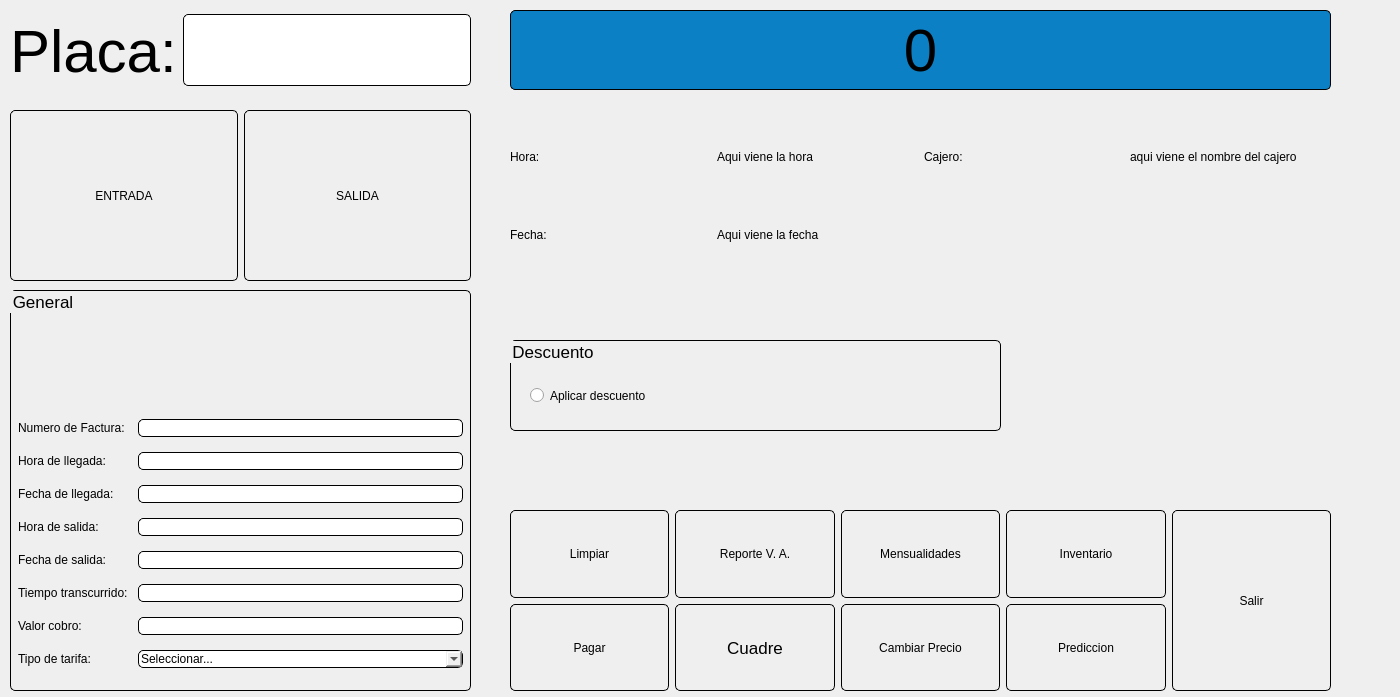
<?xml version="1.0" encoding="UTF-8"?>
<ui version="4.0">
 <class>Principal</class>
 <widget class="QMainWindow" name="Principal">
  <property name="windowModality">
   <enum>Qt::WindowModal</enum>
  </property>
  <property name="enabled">
   <bool>true</bool>
  </property>
  <property name="geometry">
   <rect>
    <x>0</x>
    <y>0</y>
    <width>1400</width>
    <height>697</height>
   </rect>
  </property>
  <property name="sizePolicy">
   <sizepolicy hsizetype="Maximum" vsizetype="Maximum">
    <horstretch>0</horstretch>
    <verstretch>0</verstretch>
   </sizepolicy>
  </property>
  <property name="minimumSize">
   <size>
    <width>1400</width>
    <height>650</height>
   </size>
  </property>
  <property name="sizeIncrement">
   <size>
    <width>0</width>
    <height>0</height>
   </size>
  </property>
  <property name="focusPolicy">
   <enum>Qt::NoFocus</enum>
  </property>
  <property name="contextMenuPolicy">
   <enum>Qt::DefaultContextMenu</enum>
  </property>
  <property name="acceptDrops">
   <bool>false</bool>
  </property>
  <property name="windowTitle">
   <string>Prinicipal</string>
  </property>
  <property name="windowIcon">
   <iconset>
    <normaloff>F:/UQ/2018-1/VIII. Ingenieria de Software III/ProyectoFinal/Parqueadero/images/icons-página-principal-.png</normaloff>F:/UQ/2018-1/VIII. Ingenieria de Software III/ProyectoFinal/Parqueadero/images/icons-página-principal-.png</iconset>
  </property>
  <property name="styleSheet">
   <string notr="true">QLabel{
font: 18pt &quot;Tahoma&quot;;
}

QLineEdit,QComboBox{
font: 18px &quot;Tahoma&quot;;
border:1px solid black;
border-radius: 5px;

}
#labelTotalPagar{
background-color: #0c80c4;
}

#labelPlaca, #labelTotalPagar{
font-size: 60px;
}

#txtPlaca{
font-size:60px;
border:1px solid black;
border-radius: 5px;

}

QPushButton{
font: 13pt &quot;Tahoma&quot;;
border:1px solid black;
border-radius: 5px;
}

#btnEntrada, #btnSalida{
font: 25pt &quot;Tahoma&quot;;
}

QPushButton:hover{
background-color: #0c80c4;
}

#layoutGeneral{
border:1px solid black;
border-radius: 5px;
}

#layoutDescuento{
border:1px solid black;
border-radius: 5px
}

#layoutUsuario{
border:1px solid black;
border-radius: 5px;
}

#radioDescuento{
font: 18pt &quot;Tahoma&quot;;
}
</string>
  </property>
  <property name="toolButtonStyle">
   <enum>Qt::ToolButtonIconOnly</enum>
  </property>
  <property name="documentMode">
   <bool>false</bool>
  </property>
  <property name="tabShape">
   <enum>QTabWidget::Rounded</enum>
  </property>
  <property name="dockNestingEnabled">
   <bool>false</bool>
  </property>
  <property name="unifiedTitleAndToolBarOnMac">
   <bool>false</bool>
  </property>
  <widget class="QWidget" name="centralwidget">
   <widget class="QWidget" name="horizontalLayoutWidget">
    <property name="geometry">
     <rect>
      <x>10</x>
      <y>10</y>
      <width>461</width>
      <height>81</height>
     </rect>
    </property>
    <layout class="QHBoxLayout" name="horizontalLayout">
     <item>
      <widget class="QLabel" name="labelPlaca">
       <property name="text">
        <string>Placa:</string>
       </property>
      </widget>
     </item>
     <item>
      <widget class="QLineEdit" name="txtPlaca"/>
     </item>
    </layout>
   </widget>
   <widget class="QWidget" name="gridLayoutWidget">
    <property name="geometry">
     <rect>
      <x>510</x>
      <y>10</y>
      <width>821</width>
      <height>80</height>
     </rect>
    </property>
    <layout class="QGridLayout" name="layoutTotalPagar">
     <item row="0" column="0">
      <widget class="QLabel" name="labelTotalPagar">
       <property name="layoutDirection">
        <enum>Qt::LeftToRight</enum>
       </property>
       <property name="styleSheet">
        <string notr="true">border:1px solid black;
border-radius: 5px;
</string>
       </property>
       <property name="text">
        <string>0</string>
       </property>
       <property name="alignment">
        <set>Qt::AlignCenter</set>
       </property>
      </widget>
     </item>
    </layout>
   </widget>
   <widget class="QGroupBox" name="layoutGeneral">
    <property name="geometry">
     <rect>
      <x>10</x>
      <y>290</y>
      <width>461</width>
      <height>401</height>
     </rect>
    </property>
    <property name="font">
     <font>
      <family>Tahoma</family>
      <pointsize>13</pointsize>
      <weight>50</weight>
      <bold>false</bold>
     </font>
    </property>
    <property name="styleSheet">
     <string notr="true"/>
    </property>
    <property name="title">
     <string>General</string>
    </property>
    <property name="alignment">
     <set>Qt::AlignBottom|Qt::AlignLeading|Qt::AlignLeft</set>
    </property>
    <layout class="QFormLayout" name="formLayout">
     <property name="formAlignment">
      <set>Qt::AlignLeading|Qt::AlignLeft|Qt::AlignTop</set>
     </property>
     <property name="horizontalSpacing">
      <number>10</number>
     </property>
     <property name="verticalSpacing">
      <number>15</number>
     </property>
     <property name="leftMargin">
      <number>5</number>
     </property>
     <property name="topMargin">
      <number>20</number>
     </property>
     <property name="rightMargin">
      <number>5</number>
     </property>
     <property name="bottomMargin">
      <number>20</number>
     </property>
     <item row="1" column="0">
      <widget class="QLabel" name="label">
       <property name="text">
        <string>Numero de Factura:</string>
       </property>
      </widget>
     </item>
     <item row="1" column="1">
      <widget class="QLineEdit" name="txtIdFactura">
       <property name="enabled">
        <bool>false</bool>
       </property>
      </widget>
     </item>
     <item row="2" column="0">
      <widget class="QLabel" name="label_2">
       <property name="text">
        <string>Hora de llegada:</string>
       </property>
      </widget>
     </item>
     <item row="2" column="1">
      <widget class="QLineEdit" name="txtHoraEntrada">
       <property name="enabled">
        <bool>false</bool>
       </property>
      </widget>
     </item>
     <item row="3" column="0">
      <widget class="QLabel" name="label_3">
       <property name="text">
        <string>Fecha de llegada:</string>
       </property>
      </widget>
     </item>
     <item row="3" column="1">
      <widget class="QLineEdit" name="txtFechaEntrada">
       <property name="enabled">
        <bool>false</bool>
       </property>
      </widget>
     </item>
     <item row="4" column="0">
      <widget class="QLabel" name="label_4">
       <property name="text">
        <string>Hora de salida:</string>
       </property>
      </widget>
     </item>
     <item row="4" column="1">
      <widget class="QLineEdit" name="txtHoraSalida">
       <property name="enabled">
        <bool>false</bool>
       </property>
      </widget>
     </item>
     <item row="5" column="0">
      <widget class="QLabel" name="label_5">
       <property name="text">
        <string>Fecha de salida:</string>
       </property>
      </widget>
     </item>
     <item row="5" column="1">
      <widget class="QLineEdit" name="txtFechaSalida">
       <property name="enabled">
        <bool>false</bool>
       </property>
      </widget>
     </item>
     <item row="6" column="0">
      <widget class="QLabel" name="label_6">
       <property name="text">
        <string>Tiempo transcurrido:</string>
       </property>
      </widget>
     </item>
     <item row="6" column="1">
      <widget class="QLineEdit" name="txtTiempo">
       <property name="enabled">
        <bool>false</bool>
       </property>
      </widget>
     </item>
     <item row="7" column="0">
      <widget class="QLabel" name="label_7">
       <property name="text">
        <string>Valor cobro:</string>
       </property>
      </widget>
     </item>
     <item row="7" column="1">
      <widget class="QLineEdit" name="txtValorCobro">
       <property name="enabled">
        <bool>false</bool>
       </property>
      </widget>
     </item>
     <item row="8" column="1">
      <widget class="QComboBox" name="comboTipo">
       <property name="editable">
        <bool>true</bool>
       </property>
       <property name="modelColumn">
        <number>0</number>
       </property>
       <item>
        <property name="text">
         <string>Seleccionar...</string>
        </property>
       </item>
       <item>
        <property name="text">
         <string notr="true">CARRO</string>
        </property>
       </item>
       <item>
        <property name="text">
         <string>MOTO</string>
        </property>
       </item>
       <item>
        <property name="text">
         <string>CARRO_MENS</string>
        </property>
       </item>
       <item>
        <property name="text">
         <string>MOTO_MENS</string>
        </property>
       </item>
      </widget>
     </item>
     <item row="0" column="1">
      <spacer name="verticalSpacer">
       <property name="orientation">
        <enum>Qt::Vertical</enum>
       </property>
       <property name="sizeHint" stdset="0">
        <size>
         <width>20</width>
         <height>40</height>
        </size>
       </property>
      </spacer>
     </item>
     <item row="8" column="0">
      <widget class="QLabel" name="label_8">
       <property name="text">
        <string>Tipo de tarifa:</string>
       </property>
      </widget>
     </item>
    </layout>
   </widget>
   <widget class="QWidget" name="gridLayoutWidget_2">
    <property name="geometry">
     <rect>
      <x>510</x>
      <y>510</y>
      <width>821</width>
      <height>181</height>
     </rect>
    </property>
    <layout class="QGridLayout" name="layoutBotones">
     <item row="0" column="3">
      <widget class="QPushButton" name="btnMensualidad">
       <property name="sizePolicy">
        <sizepolicy hsizetype="Expanding" vsizetype="Expanding">
         <horstretch>0</horstretch>
         <verstretch>0</verstretch>
        </sizepolicy>
       </property>
       <property name="cursor">
        <cursorShape>PointingHandCursor</cursorShape>
       </property>
       <property name="text">
        <string>Mensualidades</string>
       </property>
       <property name="icon">
        <iconset>
         <normaloff>F:/UQ/2018-1/VIII. Ingenieria de Software III/ProyectoFinal/Parqueadero/images/icon-mensaualidad.png</normaloff>F:/UQ/2018-1/VIII. Ingenieria de Software III/ProyectoFinal/Parqueadero/images/icon-mensaualidad.png</iconset>
       </property>
       <property name="iconSize">
        <size>
         <width>50</width>
         <height>50</height>
        </size>
       </property>
      </widget>
     </item>
     <item row="1" column="0">
      <widget class="QPushButton" name="btnPagar">
       <property name="sizePolicy">
        <sizepolicy hsizetype="Expanding" vsizetype="Expanding">
         <horstretch>0</horstretch>
         <verstretch>0</verstretch>
        </sizepolicy>
       </property>
       <property name="cursor">
        <cursorShape>PointingHandCursor</cursorShape>
       </property>
       <property name="layoutDirection">
        <enum>Qt::LeftToRight</enum>
       </property>
       <property name="text">
        <string>Pagar</string>
       </property>
       <property name="icon">
        <iconset>
         <normaloff>F:/UQ/2018-1/VIII. Ingenieria de Software III/ProyectoFinal/Parqueadero/images/icon-pagar.png</normaloff>F:/UQ/2018-1/VIII. Ingenieria de Software III/ProyectoFinal/Parqueadero/images/icon-pagar.png</iconset>
       </property>
       <property name="iconSize">
        <size>
         <width>50</width>
         <height>50</height>
        </size>
       </property>
      </widget>
     </item>
     <item row="0" column="1">
      <widget class="QPushButton" name="btnListarVehiculos">
       <property name="sizePolicy">
        <sizepolicy hsizetype="Expanding" vsizetype="Expanding">
         <horstretch>0</horstretch>
         <verstretch>0</verstretch>
        </sizepolicy>
       </property>
       <property name="cursor">
        <cursorShape>PointingHandCursor</cursorShape>
       </property>
       <property name="text">
        <string>Reporte V. A.</string>
       </property>
       <property name="icon">
        <iconset>
         <normaloff>F:/UQ/2018-1/VIII. Ingenieria de Software III/ProyectoFinal/Parqueadero/images/icon-RA.png</normaloff>F:/UQ/2018-1/VIII. Ingenieria de Software III/ProyectoFinal/Parqueadero/images/icon-RA.png</iconset>
       </property>
       <property name="iconSize">
        <size>
         <width>50</width>
         <height>50</height>
        </size>
       </property>
      </widget>
     </item>
     <item row="0" column="4">
      <widget class="QPushButton" name="btnInventario">
       <property name="sizePolicy">
        <sizepolicy hsizetype="Expanding" vsizetype="Expanding">
         <horstretch>0</horstretch>
         <verstretch>0</verstretch>
        </sizepolicy>
       </property>
       <property name="cursor">
        <cursorShape>PointingHandCursor</cursorShape>
       </property>
       <property name="text">
        <string>Inventario</string>
       </property>
       <property name="icon">
        <iconset>
         <normaloff>F:/UQ/2018-1/VIII. Ingenieria de Software III/ProyectoFinal/Parqueadero/images/icon-inventario.png</normaloff>F:/UQ/2018-1/VIII. Ingenieria de Software III/ProyectoFinal/Parqueadero/images/icon-inventario.png</iconset>
       </property>
       <property name="iconSize">
        <size>
         <width>50</width>
         <height>50</height>
        </size>
       </property>
      </widget>
     </item>
     <item row="1" column="1">
      <widget class="QPushButton" name="btnCuadre">
       <property name="enabled">
        <bool>true</bool>
       </property>
       <property name="sizePolicy">
        <sizepolicy hsizetype="Expanding" vsizetype="Expanding">
         <horstretch>0</horstretch>
         <verstretch>0</verstretch>
        </sizepolicy>
       </property>
       <property name="font">
        <font>
         <family>Tahoma</family>
         <pointsize>13</pointsize>
         <weight>50</weight>
         <italic>false</italic>
         <bold>false</bold>
        </font>
       </property>
       <property name="cursor">
        <cursorShape>PointingHandCursor</cursorShape>
       </property>
       <property name="mouseTracking">
        <bool>false</bool>
       </property>
       <property name="focusPolicy">
        <enum>Qt::ClickFocus</enum>
       </property>
       <property name="contextMenuPolicy">
        <enum>Qt::NoContextMenu</enum>
       </property>
       <property name="acceptDrops">
        <bool>false</bool>
       </property>
       <property name="toolTip">
        <string/>
       </property>
       <property name="inputMethodHints">
        <set>Qt::ImhNone</set>
       </property>
       <property name="text">
        <string notr="true">Cuadre</string>
       </property>
       <property name="icon">
        <iconset>
         <normaloff>F:/UQ/2018-1/VIII. Ingenieria de Software III/ProyectoFinal/Parqueadero/images/icon-cuadre.png</normaloff>F:/UQ/2018-1/VIII. Ingenieria de Software III/ProyectoFinal/Parqueadero/images/icon-cuadre.png</iconset>
       </property>
       <property name="iconSize">
        <size>
         <width>50</width>
         <height>50</height>
        </size>
       </property>
       <property name="shortcut">
        <string/>
       </property>
       <property name="checkable">
        <bool>false</bool>
       </property>
       <property name="autoDefault">
        <bool>false</bool>
       </property>
       <property name="default">
        <bool>false</bool>
       </property>
       <property name="flat">
        <bool>false</bool>
       </property>
      </widget>
     </item>
     <item row="0" column="0">
      <widget class="QPushButton" name="btnLimpiar">
       <property name="sizePolicy">
        <sizepolicy hsizetype="Expanding" vsizetype="Expanding">
         <horstretch>0</horstretch>
         <verstretch>0</verstretch>
        </sizepolicy>
       </property>
       <property name="cursor">
        <cursorShape>PointingHandCursor</cursorShape>
       </property>
       <property name="text">
        <string>Limpiar</string>
       </property>
       <property name="icon">
        <iconset>
         <normaloff>F:/UQ/2018-1/VIII. Ingenieria de Software III/ProyectoFinal/Parqueadero/images/icons-limpiar.png</normaloff>F:/UQ/2018-1/VIII. Ingenieria de Software III/ProyectoFinal/Parqueadero/images/icons-limpiar.png</iconset>
       </property>
       <property name="iconSize">
        <size>
         <width>50</width>
         <height>50</height>
        </size>
       </property>
      </widget>
     </item>
     <item row="1" column="3">
      <widget class="QPushButton" name="btnCambiarPrecio">
       <property name="sizePolicy">
        <sizepolicy hsizetype="Expanding" vsizetype="Expanding">
         <horstretch>0</horstretch>
         <verstretch>0</verstretch>
        </sizepolicy>
       </property>
       <property name="cursor">
        <cursorShape>PointingHandCursor</cursorShape>
       </property>
       <property name="text">
        <string>Cambiar Precio</string>
       </property>
       <property name="icon">
        <iconset>
         <normaloff>F:/UQ/2018-1/VIII. Ingenieria de Software III/ProyectoFinal/Parqueadero/images/icon-editar.png</normaloff>F:/UQ/2018-1/VIII. Ingenieria de Software III/ProyectoFinal/Parqueadero/images/icon-editar.png</iconset>
       </property>
       <property name="iconSize">
        <size>
         <width>50</width>
         <height>50</height>
        </size>
       </property>
      </widget>
     </item>
     <item row="1" column="4">
      <widget class="QPushButton" name="btnConsultar">
       <property name="sizePolicy">
        <sizepolicy hsizetype="Expanding" vsizetype="Expanding">
         <horstretch>0</horstretch>
         <verstretch>0</verstretch>
        </sizepolicy>
       </property>
       <property name="cursor">
        <cursorShape>PointingHandCursor</cursorShape>
       </property>
       <property name="text">
        <string>Prediccion</string>
       </property>
       <property name="icon">
        <iconset>
         <normaloff>F:/UQ/2018-1/VIII. Ingenieria de Software III/ProyectoFinal/Parqueadero/images/icon-buscar.png</normaloff>F:/UQ/2018-1/VIII. Ingenieria de Software III/ProyectoFinal/Parqueadero/images/icon-buscar.png</iconset>
       </property>
       <property name="iconSize">
        <size>
         <width>50</width>
         <height>50</height>
        </size>
       </property>
      </widget>
     </item>
     <item row="0" column="5" rowspan="2">
      <widget class="QPushButton" name="btnSalir">
       <property name="sizePolicy">
        <sizepolicy hsizetype="Expanding" vsizetype="Expanding">
         <horstretch>0</horstretch>
         <verstretch>0</verstretch>
        </sizepolicy>
       </property>
       <property name="cursor">
        <cursorShape>PointingHandCursor</cursorShape>
       </property>
       <property name="text">
        <string>Salir</string>
       </property>
       <property name="icon">
        <iconset>
         <normaloff>F:/UQ/2018-1/VIII. Ingenieria de Software III/ProyectoFinal/Parqueadero/images/salida.png</normaloff>F:/UQ/2018-1/VIII. Ingenieria de Software III/ProyectoFinal/Parqueadero/images/salida.png</iconset>
       </property>
       <property name="iconSize">
        <size>
         <width>50</width>
         <height>50</height>
        </size>
       </property>
      </widget>
     </item>
    </layout>
   </widget>
   <widget class="QWidget" name="gridLayoutWidget_3">
    <property name="geometry">
     <rect>
      <x>510</x>
      <y>120</y>
      <width>821</width>
      <height>151</height>
     </rect>
    </property>
    <layout class="QGridLayout" name="layoutUsuario">
     <item row="1" column="1">
      <widget class="QLabel" name="labelFecha">
       <property name="text">
        <string>Aqui viene la fecha</string>
       </property>
      </widget>
     </item>
     <item row="0" column="1">
      <widget class="QLabel" name="labelHora">
       <property name="enabled">
        <bool>true</bool>
       </property>
       <property name="text">
        <string>Aqui viene la hora</string>
       </property>
      </widget>
     </item>
     <item row="1" column="0">
      <widget class="QLabel" name="label_10">
       <property name="text">
        <string>Fecha:</string>
       </property>
      </widget>
     </item>
     <item row="0" column="2">
      <widget class="QLabel" name="label_13">
       <property name="text">
        <string>Cajero:</string>
       </property>
      </widget>
     </item>
     <item row="0" column="0">
      <widget class="QLabel" name="label_9">
       <property name="sizePolicy">
        <sizepolicy hsizetype="Minimum" vsizetype="Minimum">
         <horstretch>0</horstretch>
         <verstretch>0</verstretch>
        </sizepolicy>
       </property>
       <property name="text">
        <string>Hora:</string>
       </property>
      </widget>
     </item>
     <item row="0" column="3">
      <widget class="QLabel" name="labelCajero">
       <property name="text">
        <string>aqui viene el nombre del cajero</string>
       </property>
      </widget>
     </item>
    </layout>
   </widget>
   <widget class="QWidget" name="gridLayoutWidget_4">
    <property name="geometry">
     <rect>
      <x>10</x>
      <y>110</y>
      <width>461</width>
      <height>171</height>
     </rect>
    </property>
    <layout class="QGridLayout" name="gridLayout_3">
     <item row="0" column="1">
      <widget class="QPushButton" name="btnSalida">
       <property name="sizePolicy">
        <sizepolicy hsizetype="Expanding" vsizetype="Expanding">
         <horstretch>0</horstretch>
         <verstretch>0</verstretch>
        </sizepolicy>
       </property>
       <property name="text">
        <string>SALIDA</string>
       </property>
       <property name="icon">
        <iconset>
         <normaloff>F:/UQ/2018-1/VIII. Ingenieria de Software III/ProyectoFinal/Parqueadero/images/salida.png</normaloff>F:/UQ/2018-1/VIII. Ingenieria de Software III/ProyectoFinal/Parqueadero/images/salida.png</iconset>
       </property>
       <property name="iconSize">
        <size>
         <width>50</width>
         <height>50</height>
        </size>
       </property>
      </widget>
     </item>
     <item row="0" column="0">
      <widget class="QPushButton" name="btnEntrada">
       <property name="sizePolicy">
        <sizepolicy hsizetype="Expanding" vsizetype="Expanding">
         <horstretch>0</horstretch>
         <verstretch>0</verstretch>
        </sizepolicy>
       </property>
       <property name="text">
        <string>ENTRADA</string>
       </property>
       <property name="icon">
        <iconset>
         <normaloff>F:/UQ/2018-1/VIII. Ingenieria de Software III/ProyectoFinal/Parqueadero/images/icon-entrada.png</normaloff>F:/UQ/2018-1/VIII. Ingenieria de Software III/ProyectoFinal/Parqueadero/images/icon-entrada.png</iconset>
       </property>
       <property name="iconSize">
        <size>
         <width>50</width>
         <height>50</height>
        </size>
       </property>
      </widget>
     </item>
    </layout>
   </widget>
   <widget class="QGroupBox" name="layoutDescuento">
    <property name="geometry">
     <rect>
      <x>510</x>
      <y>340</y>
      <width>491</width>
      <height>91</height>
     </rect>
    </property>
    <property name="font">
     <font>
      <family>Tahoma</family>
      <pointsize>13</pointsize>
     </font>
    </property>
    <property name="title">
     <string>Descuento</string>
    </property>
    <widget class="QRadioButton" name="radioDescuento">
     <property name="geometry">
      <rect>
       <x>20</x>
       <y>40</y>
       <width>221</width>
       <height>31</height>
      </rect>
     </property>
     <property name="text">
      <string>Aplicar descuento</string>
     </property>
    </widget>
   </widget>
  </widget>
 </widget>
 <resources/>
 <connections/>
</ui>
